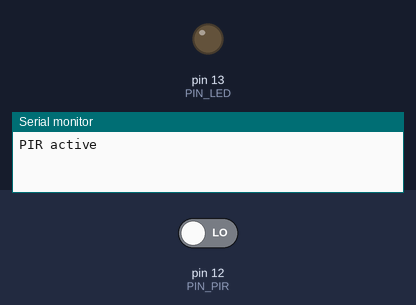
Bench run of a sketch on a simulated Arduino Uno, built with avr-gcc and run on an emulated ATmega328P. Parts: output pins drawn as LEDs (lit = HIGH), the last lines printed to the serial monitor. The inputs (shaded band) are chosen by the test bench; at power-on: pin 12 (PIN_PIR) LOW.

Above: at 1.3 s.
1.4 s: pin 12 (PIN_PIR) driven HIGH
At 2.4 s:
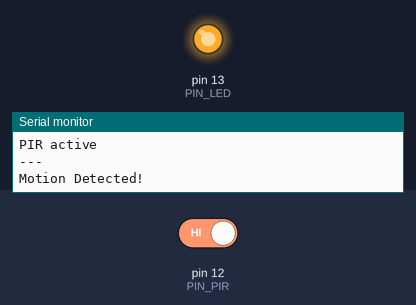
2.9 s: pin 12 (PIN_PIR) driven LOW
At 3.5 s:
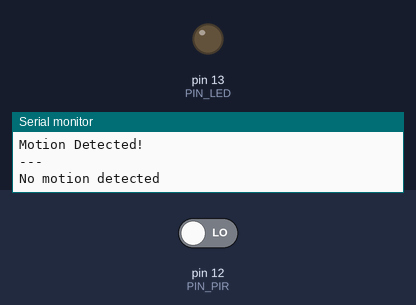
Timing chart, 0 to 5.9 s (numbered marks = the images above; inputs shaded):
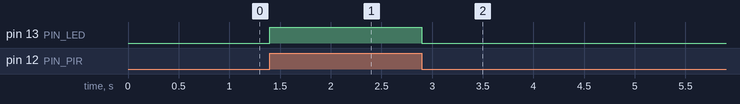

Measured:
- after the input at 1.4 s, pin 13 (PIN_LED): LOW → HIGH at once
- after the input at 2.9 s, pin 13 (PIN_LED): HIGH → LOW at once

The sketch:

PIR_test.ino
```cpp
/*
 Controlling a Pir Sensor with Arduino

 by Alberto Celano
 http://www.caprasilana.it
*/

#define PIN_PIR 12 // Out of PIR is connected with pin 12
#define PIN_LED 13 // built-in led

boolean motionDetected = false;

void setup() {
  Serial.begin(9600);
  pinMode(PIN_PIR, INPUT);
  pinMode(PIN_LED, OUTPUT);

  // reset PIR
  digitalWrite(PIN_PIR, LOW);

  Serial.println("PIR active");
  delay(100);
}

void loop() {

  // IF PIN_PIR is High => motion detected by sensor
  if (digitalRead(PIN_PIR) == HIGH) {
    digitalWrite(PIN_LED, HIGH);   //Turnon Led
    if (!motionDetected) {
      motionDetected = true;
      Serial.println("---");
      Serial.println("Motion Detected!");
      delay(50);
    }
  }
  // IF PIN_PIR is Low => no motion detected by sensor
  if (digitalRead(PIN_PIR) == LOW) {
    digitalWrite(PIN_LED, LOW);  //Turn off Led
   if (motionDetected) {
      motionDetected = false;
      Serial.println("---");
      Serial.println("No motion detected");
      delay(50);
    }
  }
}
```
